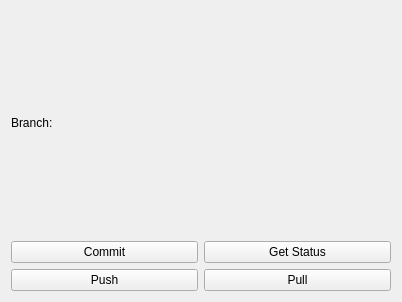
<?xml version="1.0" encoding="UTF-8"?>
<ui version="4.0">
 <class>Form</class>
 <widget class="QWidget" name="Form">
  <property name="geometry">
   <rect>
    <x>0</x>
    <y>0</y>
    <width>402</width>
    <height>302</height>
   </rect>
  </property>
  <property name="windowTitle">
   <string>Form</string>
  </property>
  <layout class="QGridLayout" name="gridLayout_2">
   <item row="1" column="0">
    <widget class="QPushButton" name="btnGitCommit">
     <property name="text">
      <string>Commit</string>
     </property>
    </widget>
   </item>
   <item row="1" column="1">
    <widget class="QPushButton" name="btnGitStatus">
     <property name="text">
      <string>Get Status</string>
     </property>
    </widget>
   </item>
   <item row="2" column="1">
    <widget class="QPushButton" name="btnGitPull">
     <property name="text">
      <string>Pull</string>
     </property>
    </widget>
   </item>
   <item row="0" column="0">
    <widget class="QLabel" name="label">
     <property name="text">
      <string>Branch: </string>
     </property>
    </widget>
   </item>
   <item row="2" column="0">
    <widget class="QPushButton" name="btnGitPush">
     <property name="text">
      <string>Push</string>
     </property>
    </widget>
   </item>
   <item row="0" column="1">
    <widget class="QLabel" name="lblGitBranch">
     <property name="text">
      <string/>
     </property>
    </widget>
   </item>
  </layout>
 </widget>
 <resources/>
 <connections/>
</ui>
